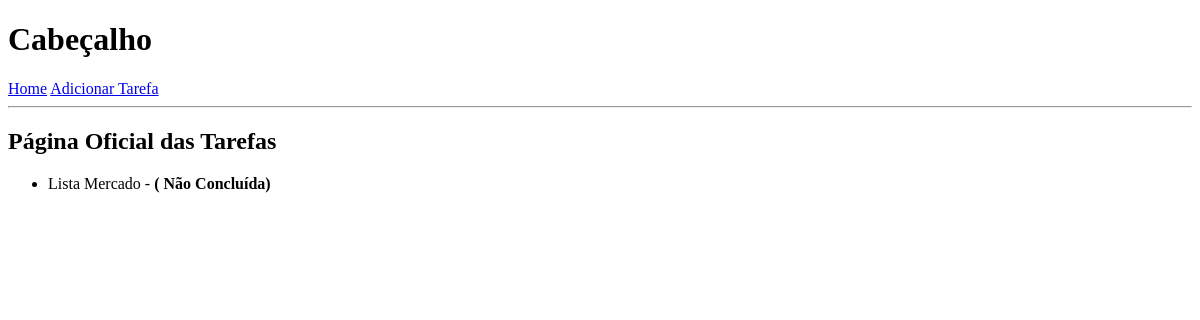
The page /tarefas/ on the database as committed earlier.
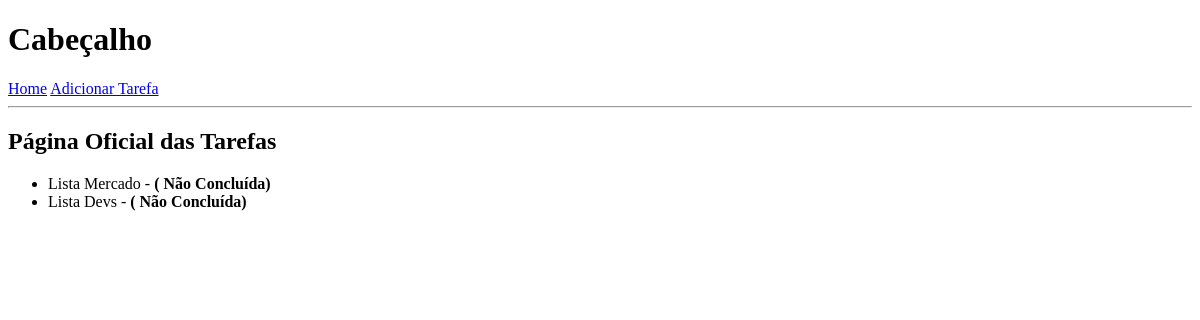
The same page on the database as committed later.
### tarefas/models.py (models this page shows, shortened)
class Tarefa(models.Model):
    titulo = models.CharField(max_length=100)
    descricao = models.TextField(blank=True)
    concluida = models.BooleanField(default=False)
    criada_em = models.DateTimeField(auto_now_add=True)

### tarefas/views.py (the view)
# urls.py: 2. Add a URL to urlpatterns:  path('', views.home, name='home')
def home(request):
    lista = Tarefa.objects.all()
    return render(request, "tarefas/home.html", { 'tarefas': lista})

### tarefas/templates/tarefas/home.html (shortened to what this page needs)
{% extends 'tarefas/base.html' %}
{% block corpo %}
<h2>Página Oficial das Tarefas</h2>
{% if tarefas %}
<ul>
    {% for tarefa in tarefas %}
    <li>
        {{ tarefa.titulo }} -
        <strong>
            {% if tarefa.concluida %}
            ( Concluída )
            {% else %}
            ( Não Concluída)
            {% endif %}
        </strong>
    </li>
    {% endfor %}
</ul>
{% else %}
<p>Nenhuma tarefa cadastrada</p>
{% endif %}
{% endblock %}

Rows that differ between the two databases and show on the page:
added Tarefa: titulo "Lista Devs", concluida "( Não Concluída)"
